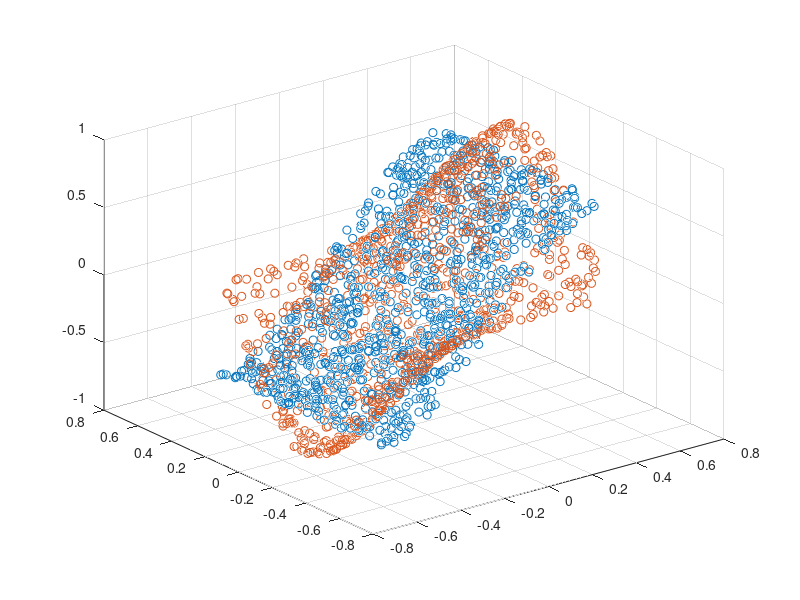

Source code (MATLAB):
clc;
clear all;
close all;

% Function Approximation using perceptron
%
% Function = sin(x)*cos(y)
%

constant=1000;
x=rand(1,constant)-0.5; %training table
y=rand(1,constant)-0.5;
inp=zeros(constant,2);
for i=1:length(x)
    inp(i,1)=x(i);
    inp(i,2)=y(i);
end
thr=0.000001;
for j=1:20
    var1=2*rand(1,1)-1;
    var2=2*rand(1,1)-1;
w=[var1 var2];
output=sin(pi*x).*cos(pi*y); %desired output

output_plot=(sin(pi*x)')*(cos(pi*y));

%=rand(1,1);
e=100000000;

weights = 1 +2.*rand(3,3);

input_layer = 3;

weights=-1+2.*rand(2,2*input_layer);
weights_b= -1+2.*rand(1,input_layer);
weightsb_out= -1+2.*rand(1,1);

bias = [-1 -1 -1 -1 ];
iterations = constant;
coeff=0.5;
%weight1=zeros(1,constant);
%weight2=zeros(1,constant);
%bias1=zeros(1,constant);
out=zeros(1,constant);
for i = 1:300
   %out = zeros(4,1);
  % numIn = length (input(:,1));
   %for j = 1:numIn
      % Hidden layer
        
      
      
      H1 = bias(1,1)*weights_b(1,1)+x(i)*weights(1,1)+ y(i)*weights(1,2);

      % Send data through sigmoid function 1/1+e^-x
      % Note that sigma is a different m file 
      % that I created to run this operation
      x2(1) = tanh(H1);
      
      H2 = bias(1,2)*weights_b(1,2) + x(i)*weights(1,3) + y(i)*weights(1,4);
      x2(2) = tanh(H2);
      
      H3 = bias(1,3)*weights_b(1,3) + x(i)*weights(1,5) + y(i)*weights(1,6);
      x2(3) = tanh(H3);

      %H4 = bias(1,4)*weights_b(1,4) + x(i)*weights(1,7) + y(i)*weights(1,8);
      %x2(4) = tanh(H4);

      
      
      %H2 = bias(1,4)*weights(1,4) + x(i)*weights(2,2) + y(i)*weights(2,3);
      %x2(3) = tanh(H2);



      % Output layer
      x3_1 = bias(1,4)*weightsb_out(1,1)+ x2(1)*weights(2,1)+x2(2)*weights(2,2)+x2(3)*weights(2,3);%+x2(4)*weights(2,4);
      out(i) = tanh(x3_1);
      error_out=0;
      mse_iter=50;
      for l=1:mse_iter
         % error_in=0;
         
             out_mse=tanh(bias(1,4)*weightsb_out(1,1)+ x2(1)*weights(2,1)+x2(2)*weights(2,2));%+x2(3)*weights(2,3));%+x2(4)*weights(2,4));
             error_in=output(l)-out_mse;
%1+2.*rand(1,input_layer)         
          error_out=error_out+error_in*error_in;
      end
      mseo(i)=error_out/mse_iter;
      
      % Adjust delta values of weights
      % For output layer:
      % delta(wi) = xi*delta,
      % delta = (1-actual output)*(desired output - actual output) 
      delta3_1 = (1-out(i)*out(i))*(output(i)-out(i));
      %delata3_1=(output(i)-out(i));
      % Propagate the delta backwards into hidden layers
        %delta2_1 = x2(1)*(1-x2(1))*weights(3,2)*delta3_1;
        %delta2_2 = x2(2)*(1-x2(2))*weights(3,3)*delta3_1;
       
        
       delta2_1 = (1-x2(1)*x2(1))*weights(2,1)*delta3_1;
       delta2_2 = (1-x2(2)*x2(2))*weights(2,2)*delta3_1;
       delta2_3 = (1-x2(2)*x2(2))*weights(2,3)*delta3_1;
       %delta2_4 = (1-x2(2)*x2(2))*weights(2,4)*delta3_1;
       %delta2_5 = (1-x2(2)*x2(2))*weights(3,3)*delta3_1;
       
      % Add weight changes to original weights 
      % And use the new weights to repeat process.
      % delta weight = coeff*x*delta
     % for k = 1:3
      %   if k == 1 % Bias cases            
            weights_b(1,1) = weights_b(1,1) + coeff*bias(1,1)*delta2_1;
            weights_b(1,2) = weights_b(1,2) + coeff*bias(1,2)*delta2_2;
            weights_b(1,3) = weights_b(1,3) + coeff*bias(1,3)*delta2_3;
            %weightsb(1,4) = weightsb(1,4) + coeff*bias(1,4)*delta2_4;
            weightsb_out  = weightsb_out  +  coeff*bias(1,4)*delta3_1;
       %  else % When k=2 or 3 input cases to neurons for k=1:4
            weights(1,1) = weights(1,1) + coeff*x(i)*delta2_1;
            weights(1,2) = weights(1,2) + coeff*y(i)*delta2_1;
            weights(1,3) = weights(1,3) + coeff*x(i)*delta2_2;
            weights(1,4) = weights(1,4) + coeff*y(i)*delta2_2;
            weights(1,5) = weights(1,5) + coeff*x(i)*delta2_3;
            weights(1,6) = weights(1,6) + coeff*y(i)*delta2_3;
           % weights(1,7) = weights(1,7) + coeff*x(i)*delta2_4;
            %weights(1,8) = weights(1,8) + coeff*y(i)*delta2_4;
            
            weights(2,1) = weights(2,1) + coeff*x2(1)*delta3_1;
            weights(2,2) = weights(2,2) + coeff*x2(2)*delta3_1;
            weights(2,3) = weights(2,3) + coeff*x2(3)*delta3_1; 
            %weights(2,4) = weights(2,4) + coeff*x2(4)*delta3_1;
            
            %end
            %weights21=  weights21 + coeff*x2(1)*delta3_1;
            %weights22 =  weights22 + coeff*x2(2)*delta3_1;
            %weights23=  weights23 + coeff*x2(3)*delta3_1;
       
       
            

            
            
   end   
end

x_test=rand(1,constant)-0.5; %training table
y_test=rand(1,constant)-0.5;

for i=1:1000
    
       % test(i)= tanh(bias(1,3)*weights(3,1)+x_test(i)*weights(3,2)+ y_test(i)*weights(3,3));
       
       
      H1 = bias(1,1)*weights_b(1,1)+x_test(i)*weights(1,1)+ y_test(i)*weights(1,2);

      % Send data through sigmoid function 1/1+e^-x
      % Note that sigma is a different m file 
      % that I created to run this operation
      x2(1) = tanh(H1);
      
      H2 = bias(1,2)*weights_b(1,2) + x_test(i)*weights(1,3) + y_test(i)*weights(1,4);
      x2(2) = tanh(H2);
      
      H3 = bias(1,3)*weights_b(1,3) + x_test(i)*weights(1,5) + y_test(i)*weights(1,6);
      x2(3) = tanh(H3);

      %H4 = bias(1,4)*weights_b(1,4) + x(i)*weights(1,7) + y(i)*weights(1,8);
      %x2(4) = tanh(H4);

      
      
      %H2 = bias(1,4)*weights(1,4) + x(i)*weights(2,2) + y(i)*weights(2,3);
      %x2(3) = tanh(H2);

      % Output layer
      x3_1 = bias(1,4)*weightsb_out(1,1)+ x2(1)*weights(2,1)+x2(2)*weights(2,2)+x2(3)*weights(2,3);%+x2(4)*weights(2,4);
      out_test(i) = tanh(x3_1);
end
    
z_test=[x_test ;y_test ;out_test];
z=[x;y;output];

scatter3(x_test,y_test,out_test);
hold on;
scatter3(x,y,output);

















